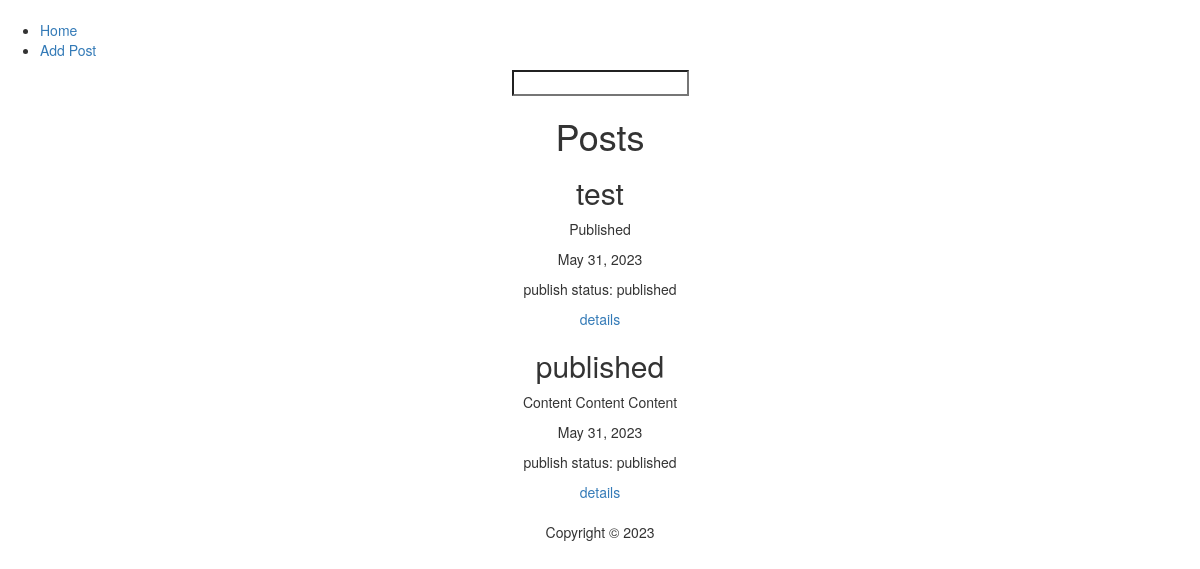
The page / on the database its author committed.
### main_app/models.py (models this page shows)
class Post(models.Model):
    Title = models.CharField(max_length=100)
    Content = models.TextField()
    is_published = models.BooleanField(default=False)
    publish_date = models.DateField()

### main_app/views.py (the view)
# urls.py: 2. Add a URL to urlpatterns:  path('', views.home, name='home')
def home(request):
    posts = Post.objects.filter(is_published=True)
    return render(request, 'main_app/home.html', {'posts': posts})

### main_app/templates/main_app/home.html
{% extends 'main_app/base.html' %}
{% block content %}
<div style="text-align: center">
  <h1>Posts</h1>
  {% for post in posts %}
    <h2>{{ post.Title }}</h2>
    <p>{{ post.Content }}</p>
    <p>{{ post.publish_date }}</p>
    {% if  post.is_published %}
    <p>publish status: published</p>
    {% else %}
    <p>publish status: not published</p>
    {% endif %}
    <div>
      <a href="{% url 'main_app:post_details' post.id %}">details</a>
    </div>
  {% endfor %}
</div>
{% endblock %}

### rows shown on the page
Post: Title "test", Content "Published", publish_date "May 31, 2023", is_published "publish status: published"
Post: Title "published", Content "Content Content Content", publish_date "May 31, 2023", is_published "publish status: published"
